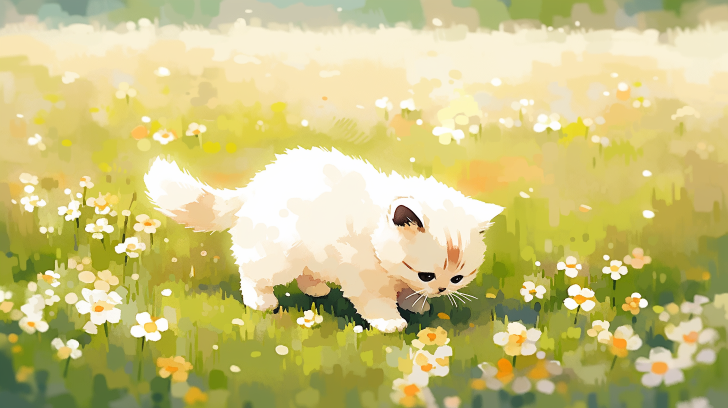
#> input picture cat.png, 1456 x 816 px (shown at 1/2 size)
$ python resizer.py
#> lines starting #> are read from the running program, lines starting #| are printed output that depends on the picture
#> the answer given: 100
#> the answer given: 100
from PIL import Image

def resize_image(width, height ):
#> called with width = 100, height = 100
    try:
        image = Image.open('cat.png')
#> image is the input picture: PIL image 1456x816 RGB; mean R, G, B 202.8, 194.6, 127.7
    except FileNotFoundError:
        print("Error : No image was found")


    print ( f"Original Size: {image.size}" )
#| Original Size: (1456, 816)
    try:
        resized_image = image.resize((width,height))
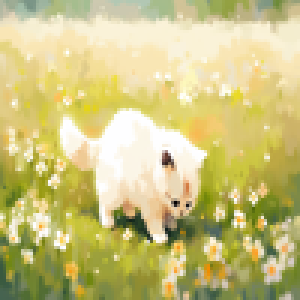
#> resized_image: PIL image 100x100 RGB (shown 3 times larger); mean R, G, B 202.8, 194.6, 127.7
        resized_image.save(f'resized-image_{width}x{height}.png' )
        print("Image was resized sucessfully")
    except Exception as e:
        print(f"Error during Resizing and saving: {e}")

try:
    width = int(input("Enter Width: "))
    height = int(input("Enter Height: "))
    resize_image(width,height)
    print(f"Resized Image Size: {width}x{height}")
except ValueError:
    print("Error: Please enter inegers for width and height")
